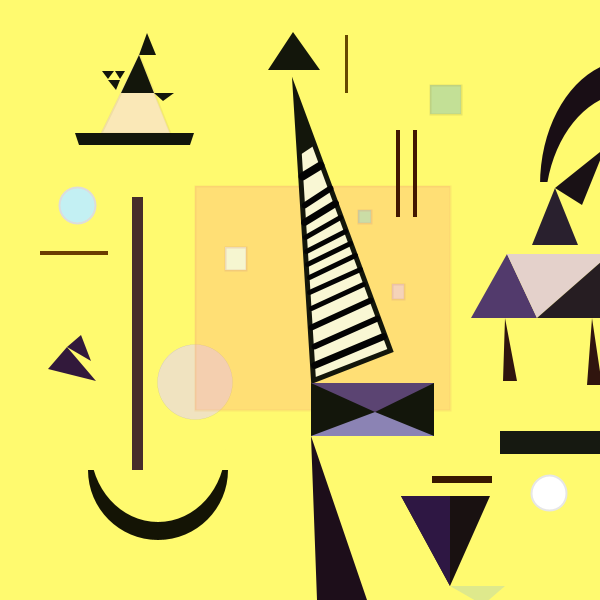
Frame 1 (no input)
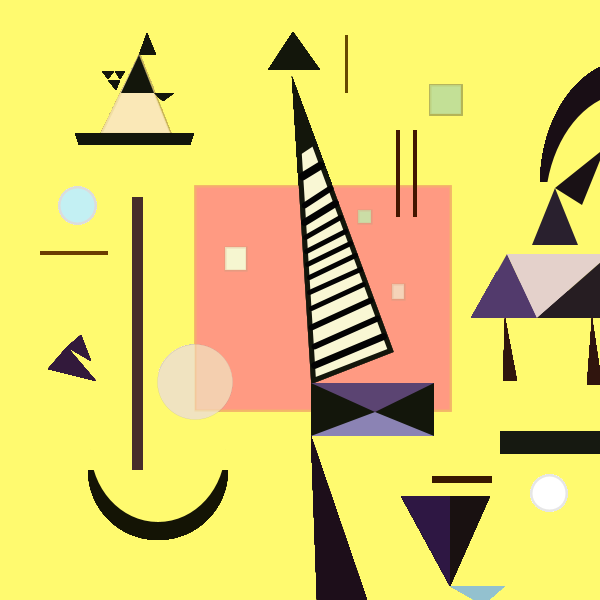
Frame 60 (the mouse pressed at the canvas centre just before this capture)
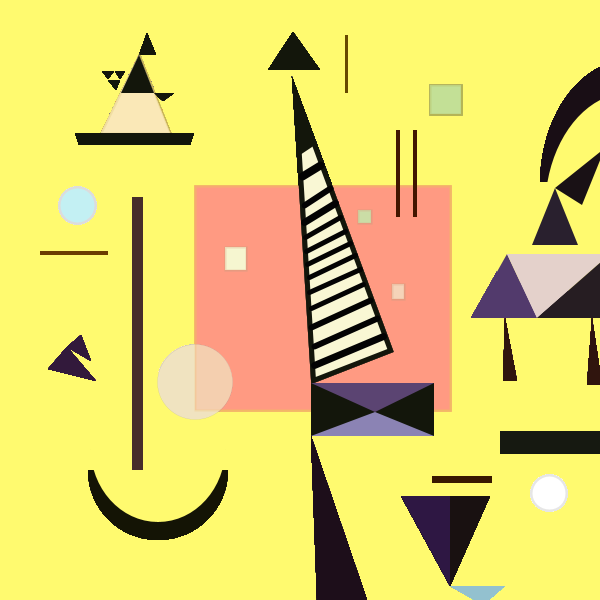
Frame 120 (the mouse held since frame 60 and released just before this capture)

The Processing sketch that drew these frames (run headless with seeded random() and noise(); from frame 60 on, the mouse is pressed at the canvas centre):

// Processing sketch: processing_108993
// ── processing_108993.pde

void setup() {
  size(600,600);
  background(255,250,111);
  smooth(); }
  
void draw() {
  println(mouseX + " : " + mouseY);
  
  noStroke();
  fill(19,22,11);
  triangle(147,33,139,55,156,55);
  
  fill(250,232,183);
  stroke(199,176,82,50);
  strokeWeight(2);
  triangle(139,55,101,133,170,133);
  
  noStroke();
  fill(19,22,11);
  triangle(139,55,121,93,154,93);
  triangle(102,71,114,71,108,79);
  triangle(115,71,125,71,120,79);
  triangle(108,80,120,80,116,90);
  triangle(154,93,174,93,163,101);
  
  quad(75,133,194,133,190,145,79,145);
  
  fill(195,240,243);
  stroke(220);
  ellipse(77,205,36,36);
  
  noStroke();
  fill(107,60,0);
  quad(40,251,108,251,108,255,40,255);
  
  
  fill(50,25,59);
  triangle(81,335,67,347,91,361);
  triangle(67,347,48,369,96,381);
  
  fill(20,20,5);
  ellipse(158,470,140,140);
  fill(255,250,111);
  ellipse(158,447,135,150);
  fill(255,250,111);
  quad(74,450,263,450,263,470,74,470);
  fill(70,45,42);
  quad(132,197,143,197,143,470,132,470);
  
  stroke(150);
  strokeWeight(0);
  fill(240,227,192);
  ellipse(195,382,75,75);
  
  fill(255,152,131,70);
  stroke(241,181,102,70);
  strokeWeight(2);
  quad(195,186,450,186,450,410,195,410);
  
  noStroke();
  fill(19,22,11);
  triangle(293,32,268,70,320,70);
  
  stroke(19,22,11);
  strokeWeight(5);
  fill(249,247,212);
  triangle(295,93,313,380,390,350);
  
  noStroke();
  fill(19,22,11);
  triangle(295,93,300,155,315,145);
  
  stroke(3);
  strokeWeight(8);
  line(302,176,320,165);
  
  stroke(3);
  strokeWeight(6);
  line(304,205,330,188);
  
  stroke(3);
  strokeWeight(7);
  line(304,222,335,203);
  
  stroke(3);
  strokeWeight(5);
  line(305,237,340,217);
  
  stroke(3);
  strokeWeight(5);
  line(306,251,345,231);
  
  stroke(3);
  strokeWeight(5);
  line(307,264,350,243);
  
  stroke(3);
  strokeWeight(5);
  line(309,277,355,255);
  
  stroke(3);
  strokeWeight(5);
  line(309,292,360,269);
  
  stroke(3);
  strokeWeight(5);
  line(311,308,363,284);
  
  stroke(3);
  strokeWeight(6);
  line(311,327,370,300);
  
  stroke(3);
  strokeWeight(6);
  line(314,346,377,318);
  
  stroke(3);
  strokeWeight(7);
  line(314,365,383,336);
  
  stroke(215,156,125,77);
  strokeWeight(2);
  fill(246,246,208);
  rect(225,247,21,23);
  
  stroke(215,156,125,77);
  strokeWeight(2);
  fill(203,221,166);
  rect(358,210,13,13);
  
  stroke(215,156,125,77);
  strokeWeight(2);
  fill(245,211,185);
  rect(392,284,12,15);
  
  noStroke();
  fill(19,22,11);
  rect(311,383,123,53);
  
  fill(91,68,114);
  triangle(311,383,434,383,375,412);
  
  fill(139,131,180);
  triangle(375,412,311,436,434,436);
  
  fill(29,14,26);
  triangle(311,436,317,600,367,600);
  
  fill(102,72,0);
  rect(345,35,3,58);
  
  stroke(177,177,87,80);
  fill(195,224,150);
  rect(430,85,31,29);
  
  noStroke();
  fill(66,22,0);
  rect(396,130,4,87);
  rect(413,130,4,87);
  
  fill(56,24,0);
  rect(432,476,60,7);
  
  fill(25,17,17);
  triangle(401,496,490,496,450,586);
  
  fill(46,23,67);
  triangle(401,496,450,496,450,586);
  
  fill(146,192,210,77);
  triangle(450,586,505,586,483,605);
  
  stroke(230);
  fill(255,255,255);
  ellipse(549,493,35,35);
  
  noStroke();
  fill(22,25,17);
  rect(500,431,150,23);
  
  fill(25,14,21);
  ellipse(630,185,180,250);
  
  fill(255,250,111);
  ellipse(630,210,170,235);
  rect(497,182,206,100);
  
  fill(25,17,21);
  triangle(555,188,605,148,582,205);
  
  fill(41,32,46);
  triangle(555,188,532,245,578,245);
  
  fill(82,58,108);
  triangle(507,254,471,318,537,318);
  
  fill(228,209,203);
  triangle(507,254,537,318,610,254);
  
  fill(38,29,34);
  triangle(537,318,610,254,610,318);
  
  fill(48,21,14);
  triangle(505,318,503,381,517,381);
  triangle(592,318,587,385,602,385);


  }
